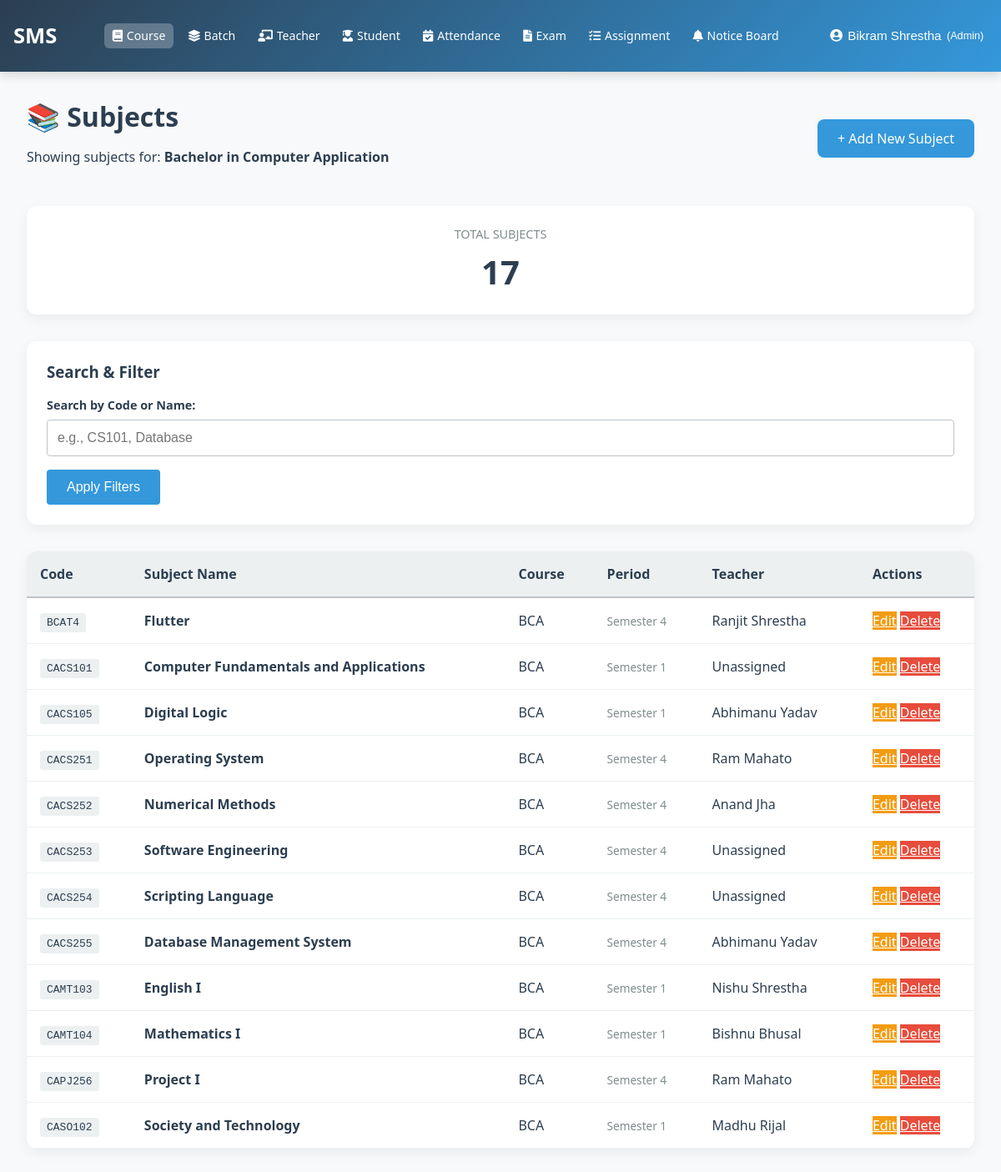
The page /courses/course/6/subjects/ (signed in) on the database its author committed.
### accounts/models.py (models this page shows, shortened)
class User(AbstractUser):
    ROLE_CHOICES = (
        ('admin', 'Admin'),
        ('teacher', 'Teacher'),
        ('student', 'Student'),
        ('guardian', 'Guardian'),
    )
    username = None
    email = models.EmailField(
        unique=True,
        validators=[email_validator],
        verbose_name="Email ID",
        help_text="Enter a valid email address"
    )
    role = models.CharField(
        max_length=20,
        choices=ROLE_CHOICES,
        default='student',
        verbose_name="User Role"
    )
    is_verified = models.BooleanField(default=False, verbose_name="Email Verified")
    created_by = models.ForeignKey(
        'self',
        on_delete=models.SET_NULL,
        null=True,
        blank=True,
        related_name='created_users',
        verbose_name="Created By"
    )
    date_created = models.DateTimeField(auto_now_add=True, verbose_name="Account Created")
    first_name = models.CharField(
        max_length=30,
        validators=[name_validator, validate_no_numbers],
        verbose_name="First Name",
        help_text="Enter first name without numbers"
    )
    last_name = models.CharField(
        max_length=30,
        validators=[name_validator, validate_no_numbers],
        verbose_name="Last Name",
        help_text="Enter last name without numbers"
    )
    phone_number = models.CharField(
        validators=[phone_validator, validate_no_letters_in_phone],
        max_length=17,
        blank=True,
        verbose_name="Phone Number",
        help_text="Enter phone number (9-15 digits, optional +)"
    )
    USERNAME_FIELD = 'email'
    REQUIRED_FIELDS = ['first_name', 'last_name']
    objects = CustomUserManager()
    class Meta:
        verbose_name = "User"
        verbose_name_plural = "Users"
        ordering = ['-date_created']

### courses/models.py (models this page shows, shortened)
class Course(models.Model):
    COURSE_TYPES = (
        ('semester', 'Semester-based'),
        ('yearly', 'Yearly-based'),
    )
    name = models.CharField(
        max_length=200,
        unique=True,
        verbose_name="Course Name",
        help_text="Full name of the course"
    )
    short_name = models.CharField(
        max_length=50,
        unique=True,
        verbose_name="Short Name",
        help_text="Abbreviated name (must be unique)"
    )
    course_type = models.CharField(
        max_length=20,
        choices=COURSE_TYPES,
        default='semester',
        verbose_name="Course Type"
    )
    is_active = models.BooleanField(
        default=True,
        verbose_name="Active"
    )
    created_at = models.DateTimeField(auto_now_add=True)
    updated_at = models.DateTimeField(auto_now=True)
    class Meta:
        ordering = ['name']
        verbose_name = "Course"
        verbose_name_plural = "Courses"

class Subject(models.Model):
    course = models.ForeignKey(
        Course,
        on_delete=models.CASCADE,
        related_name='subjects',
        verbose_name="Course"
    )
    code = models.CharField(
        max_length=20,
        verbose_name="Subject Code",
        help_text="e.g., CS101-T, CS101-P"
    )
    name = models.CharField(
        max_length=200,
        verbose_name="Subject Name"
    )
    semester = models.IntegerField(
        null=True,
        blank=True,
        validators=[MinValueValidator(1), MaxValueValidator(8)],
        verbose_name="Semester",
        help_text="Choose 1-8 for semester-based courses"
    )
    year = models.IntegerField(
        null=True,
        blank=True,
        validators=[MinValueValidator(1), MaxValueValidator(4)],
        verbose_name="Year",
        help_text="Choose 1-4 for yearly-based courses"
    )
    teacher = models.ForeignKey(
        'accounts.User',
        on_delete=models.SET_NULL,
        null=True,
        blank=True,
        limit_choices_to={'role': 'teacher', 'is_active': True},
        related_name='subjects_taught',
        verbose_name="Subject Teacher"
    )
    created_at = models.DateTimeField(auto_now_add=True)
    updated_at = models.DateTimeField(auto_now=True)
    class Meta:
        ordering = ['course', 'semester', 'year', 'code']
        verbose_name = "Subject"
        verbose_name_plural = "Subjects"
        unique_together = ['course', 'code']

### courses/views.py (the view)
# urls.py: path('subjects/', views.subject_list, name='subject_list'),
@login_required
@admin_required
def subject_list(request, course_id=None):
    if course_id:
        course = get_object_or_404(Course, id=course_id)
        subjects = Subject.objects.filter(course=course).order_by('code')
        course_filter = course
    else:
        course = None
        subjects = Subject.objects.all().order_by('course', 'code')
        course_filter = None
    search = request.GET.get('search', '')
    if search:
        subjects = subjects.filter(
            Q(code__icontains=search) |
            Q(name__icontains=search) |
            Q(course__name__icontains=search)
        )
    courses = Course.objects.all()
    total_count = Subject.objects.count()
    context = {
        'subjects': subjects,
        'course': course,
        'course_filter': course_filter,
        'search_query': search,
        'courses': courses,
        'total_count': total_count,
    }
    return render(request, 'admin/courses/subject_list.html', context)

### templates/admin/courses/subject_list.html (shortened to what this page needs)
{% extends 'base.html' %}
{% block content %}
<div class="page-header">
    <div>
        <h1 class="page-title">📚 Subjects</h1>
        {% if course_filter %}
            <p class="courses-subtitle">Showing subjects for: <strong>{{ course_filter.name }}</strong></p>
        {% endif %}
    </div>
    <a href="{% url 'courses:add_subject' %}" class="btn-primary">+ Add New Subject</a>
</div>
<div class="stat-row">
    <div class="stat-card">
        <div class="stat-label">Total Subjects</div>
        <div class="stat-value">{{ total_count }}</div>
    </div>
</div>
<div class="filter-section">
    <h3 style="margin-top: 0; color: #2c3e50;">Search & Filter</h3>
    <form method="GET" class="filter-form">
        <div class="filter-row">
            <div class="form-group">
                <label for="search">Search by Code or Name:</label>
                <input type="text" id="search" name="search" value="{{ search_query }}" placeholder="e.g., CS101, Database">
            </div>
        </div>
        <div>
            {% if search_query %}
                <button type="submit" class="btn-filter">Apply Filters</button>
                <a href="{% url 'courses:subject_list' %}" class="btn-reset">Clear Filters</a>
            {% else %}
                <button type="submit" class="btn-filter">Apply Filters</button>
            {% endif %}
        </div>
    </form>
</div>
{% if subjects %}
    <div class="table-wrapper">
        <table>
            <thead>
                <tr>
                    <th>Code</th>
                    <th>Subject Name</th>
                    <th>Course</th>
                    <th>Period</th>
                    <th>Teacher</th>
                    <th>Actions</th>
                </tr>
            </thead>
            <tbody>
                {% for subject in subjects %}
                    <tr>
                        <td><code style="background: #ecf0f1; padding: 0.25rem 0.5rem; border-radius: 3px;">{{ subject.code }}</code></td>
                        <td><strong>{{ subject.name }}</strong></td>
                        <td>{{ subject.course.short_name }}</td>
                        <td>
                            <span class="period-info">
                                {% if subject.semester %}
                                    Semester {{ subject.semester }}
                                {% elif subject.year %}
                                    Year {{ subject.year }}
                                {% else %}
                                    —
                                {% endif %}
                            </span>
                        </td>
                        <td>{{ subject.teacher.get_full_name|default:"Unassigned" }}</td>
                        <td>
                            <a href="{% url 'courses:edit_subject' subject.id %}" class="action-edit">Edit</a>
                            <a href="{% url 'courses:delete_subject' subject.id %}" class="action-delete">Delete</a>
                        </td>
                    </tr>
                {% endfor %}
            </tbody>
        </table>
    </div>
{% endif %}
{% endblock %}

### templates/base.html (shortened to what this page needs)
{% load static %}
<!DOCTYPE html>
<html lang="en">
<head>
    <link rel="stylesheet" href="https://cdnjs.cloudflare.com/ajax/libs/font-awesome/5.15.4/css/all.min.css">
    <link rel="stylesheet" href="{% static 'css/base.css' %}">
</head>
<body>
    <nav class="navbar">
        <a href="{% url 'dashboard_redirect' %}" class="navbar-brand">SMS</a>
        {% if user.is_authenticated %}
            <ul class="nav-menu">
                {% if user.role == 'admin' or user.is_superuser %}
                    <li><a href="{% url 'courses:course_list' %}" {% if 'courses' in request.path %}class="active"{% endif %}><i class="fas fa-book"></i> Course</a></li>
                    <li><a href="{% url 'batch_list' %}" {% if 'batches' in request.path %}class="active"{% endif %}><i class="fas fa-layer-group"></i> Batch</a></li>
                    <li><a href="{% url 'teacher_list' %}" {% if 'teachers' in request.path %}class="active"{% endif %}><i class="fas fa-chalkboard-teacher"></i> Teacher</a></li>
                    <li><a href="{% url 'student_list' %}" {% if 'students' in request.path %}class="active"{% endif %}><i class="fas fa-user-graduate"></i> Student</a></li>
                    <li><a href="{% url 'attendance:attendance_session_list' %}" {% if 'attendance' in request.path %}class="active"{% endif %}><i class="fas fa-calendar-check"></i> Attendance</a></li>
                    <li><a href="#"><i class="fas fa-file-alt"></i> Exam</a></li>
                    <li><a href="#"><i class="fas fa-tasks"></i> Assignment</a></li>
                    <li class="dropdown">
                        <a href="{% url 'noticeboard:notice_list' %}" {% if 'noticeboard' in request.path %}class="active"{% endif %}><i class="fas fa-bell"></i> Notice Board</a>
                    </li>
                {% endif %}
            </ul>
        {% endif %}
        {% if user.is_authenticated %}
            <div class="profile-dropdown">
                <button class="profile-btn">
                    <i class="fas fa-user-circle"></i>
                    {{ user.get_full_name|default:user.email }}
                    <small>({{ user.get_role_display|default:user.role }})</small>
                </button>
            </div>
        {% endif %}
    </nav>
    <main>
        {% block content %}
        {% endblock %}
    </main>
</body>
</html>

### static/css/base.css (style rules this page uses)
body { font-family: 'Segoe UI', Tahoma, Geneva, Verdana, sans-serif; margin: 0; background-color: #f8f9fa; color: #2c3e50; }
.navbar { background: linear-gradient(135deg, #2c3e50, #3498db); padding: 0.8rem 1rem; display: flex; justify-content: space-between; align-items: center; box-shadow: 0 4px 12px rgba(0,0,0,0.15); flex-wrap: nowrap; min-height: 60px; }
.navbar-brand { color: white; font-size: 1.6rem; font-weight: bold; text-decoration: none; white-space: nowrap; margin-right: 1rem; }
.nav-menu { display: flex; list-style: none; margin: 0; padding: 0; gap: 0.6rem; }
.nav-menu li a { color: white; text-decoration: none; font-size: 0.92rem; padding: 0.4rem 0.7rem; border-radius: 6px; transition: all 0.3s; display: flex; align-items: center; gap: 0.3rem; white-space: nowrap; }
.nav-menu li a:hover, .nav-menu li a.active { background-color: rgba(255,255,255,0.25); }
.profile-dropdown { position: relative; }
.profile-btn { background: none; border: none; color: white; font-size: 0.95rem; cursor: pointer; display: flex; align-items: center; gap: 0.4rem; padding: 0.4rem 0.7rem; border-radius: 6px; transition: background 0.3s; white-space: nowrap; max-width: 200px; overflow: hidden; text-overflow: ellipsis; }
.nav-menu .dropdown { position: relative; }
main { padding: 2rem; min-height: calc(100vh - 70px); }
@media (max-width: 1400px) { .nav-menu { gap: 0.5rem; } }
@media (max-width: 1400px) { .nav-menu li a { font-size: 0.88rem; padding: 0.35rem 0.6rem; } }

### templates/admin/courses/subject_list.html (style rules this page uses)
.page-header { display: flex; justify-content: space-between; align-items: center; margin-bottom: 2rem; flex-wrap: wrap; gap: 1rem; }
.page-title { font-size: 2rem; color: #2c3e50; margin: 0; }
.btn-primary { background-color: #3498db; color: white; padding: 0.75rem 1.5rem; border-radius: 8px; text-decoration: none; display: inline-block; transition: background-color 0.3s; border: none; cursor: pointer; font-size: 1rem; }
.stat-row { display: grid; grid-template-columns: repeat(auto-fit, minmax(200px, 1fr)); gap: 1rem; margin-bottom: 2rem; }
.stat-card { background: white; padding: 1.5rem; border-radius: 12px; box-shadow: 0 5px 15px rgba(0,0,0,0.06); text-align: center; }
.stat-label { color: #7f8c8d; font-size: 0.9rem; text-transform: uppercase; margin-bottom: 0.5rem; }
.stat-value { font-size: 2.5rem; color: #2c3e50; font-weight: 700; }
.filter-section { background: white; padding: 1.5rem; border-radius: 12px; margin-bottom: 2rem; box-shadow: 0 5px 15px rgba(0,0,0,0.06); }
.filter-row { display: grid; grid-template-columns: repeat(auto-fit, minmax(250px, 1fr)); gap: 1rem; margin-bottom: 1rem; }
.form-group { display: flex; flex-direction: column; }
.form-group label { font-size: 0.9rem; color: #2c3e50; margin-bottom: 0.5rem; font-weight: 600; }
.form-group input, .form-group select { padding: 0.75rem; border: 1px solid #bdc3c7; border-radius: 4px; font-size: 1rem; }
.table-wrapper { background: white; border-radius: 12px; box-shadow: 0 5px 15px rgba(0,0,0,0.06); overflow: hidden; }
table { width: 100%; border-collapse: collapse; }
th { background: #ecf0f1; padding: 1rem; text-align: left; font-weight: 600; color: #2c3e50; border-bottom: 2px solid #bdc3c7; }
td { padding: 1rem; border-bottom: 1px solid #ecf0f1; }
.action-edit { background: #f39c12; color: white; }
.action-delete { background: #e74c3c; color: white; }
.btn-filter { background: #3498db; color: white; padding: 0.75rem 1.5rem; border: none; border-radius: 4px; cursor: pointer; font-size: 1rem; }
.period-info { font-size: 0.85rem; color: #7f8c8d; }

### rows shown on the page
User: get_full_name "Bikram Shrestha", role "Ad…"
Course: name "Bachelor in Computer Application"
Subject: code "BCAT4", name "Flutter", course.short_name "BCA", semester "4", teacher.get_full_name "Ranjit Shrestha"
Subject: code "CACS101", name "Computer Fundamentals and Applications", course.short_name "BCA", semester "1", teacher.get_full_name "Unassigned"
Subject: code "CACS105", name "Digital Logic", course.short_name "BCA", semester "1", teacher.get_full_name "Abhimanu Yadav"
Subject: code "CACS251", name "Operating System", course.short_name "BCA", semester "4", teacher.get_full_name "Ram Mahato"
Subject: code "CACS252", name "Numerical Methods", course.short_name "BCA", semester "4", teacher.get_full_name "Anand Jha"
Subject: code "CACS253", name "Software Engineering", course.short_name "BCA", semester "4", teacher.get_full_name "Unassigned"
Subject: code "CACS254", name "Scripting Language", course.short_name "BCA", semester "4", teacher.get_full_name "Unassigned"
Subject: code "CACS255", name "Database Management System", course.short_name "BCA", semester "4", teacher.get_full_name "Abhimanu Yadav"
Subject: code "CAMT103", name "English I", course.short_name "BCA", semester "1", teacher.get_full_name "Nishu Shrestha"
Subject: code "CAMT104", name "Mathematics I", course.short_name "BCA", semester "1", teacher.get_full_name "Bishnu Bhusal"
Subject: code "CAPJ256", name "Project I", course.short_name "BCA", semester "4", teacher.get_full_name "Ram Mahato"
Subject: code "CASO102", name "Society and Technology", course.short_name "BCA", semester "1", teacher.get_full_name "Madhu Rijal"

### other values the page prints
{{ total_count }} "17"
